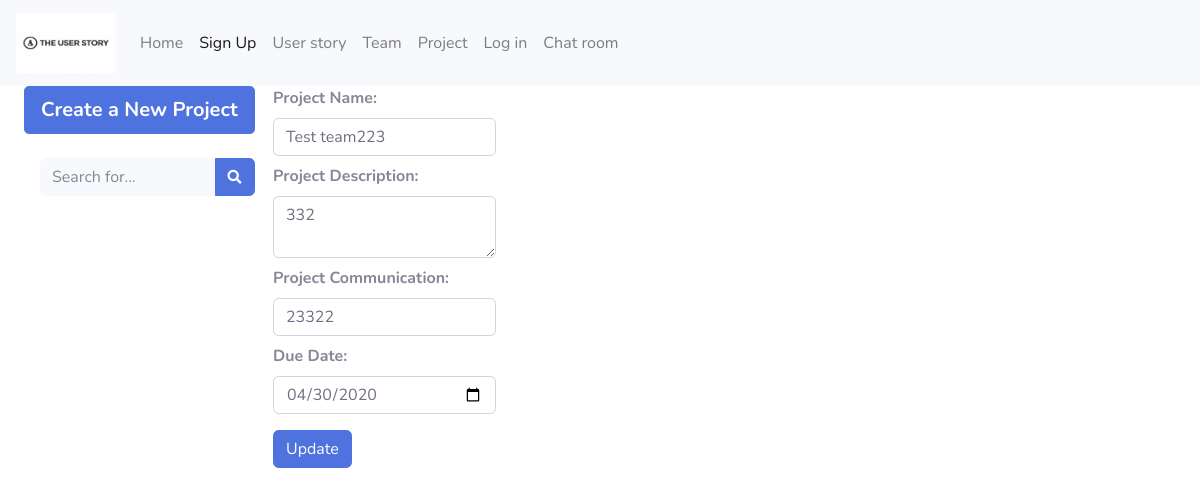
The app's page /EditProject/12 with its own data.
### app/models.py (models this page shows)
class Project(db.Model):
    _table_ = db.Model.metadata.tables['project']
    __table_args__ = {'extend_existing': True}
    project_id = db.Column(db.Integer, primary_key=True)

### app/project/routes.py (the view, shortened to what this page needs)
@bp_project.route('/EditProject/<id>', methods=['POST', 'GET'])
def edit_project(id):
    form = ProjectForm(request.form)
    current_project = Project.query.order_by(Project.project_id).filter(Project.project_id.contains(id)).first()
    def clear_project_name():
        clear = Project.query.filter(Project.project_id.contains(id)).first()
        clear.name = '#'
        db.session.commit()
    def update_project(project_name):
        update = Project.query.filter(Project.project_id.contains(id)).first()
        if form.communication.data == "":
            form.communication.data = "No Communication"
        if form.description.data == "":
            form.description.data = "No Description"
        update.name = '{}'.format(project_name)
        update.description = form.description.data
        update.communication = form.communication.data
        update.due_date = form.due_date.data
        db.session.commit()
    if request.method == 'GET':
        form.name.data = current_project.name
        form.description.data = current_project.description
        form.communication.data = current_project.communication
        return render_template('project_edition.html', form=form, current_project=current_project)
    elif not current_project:
        flash("No Projects Founded!")
        return redirect(url_for('project.backlog'))
    return render_template('project.html', projects=current_project)

### app/project/forms.py (shortened to what this page needs)
class ProjectForm(FlaskForm):
    name = StringField('Project Name:', validators=[DataRequired()])
    description = TextAreaField('Project Description:')
    communication = StringField('Project Communication:')
    due_date = DateField('Due Date:', validators=[DataRequired()], format='%Y-%m-%d')
    submit = SubmitField('Submit')

### app/templates/project_edition.html (shortened to what this page needs)
{% extends "base.html" %}
{% block content%}
    {% from "_formhelpers.html" import render_field %}
    <div class="container-fluid">
        <div class="row">
            <div class="col-2">
                <ul class="nav flex-column">
                    <li class="nav-item">
                        <a href="{{ url_for('project.create_project') }}" type="button"
                           class="btn btn-primary btn-lg btn-block"><strong>Create a New Project</strong>
                        </a><br>
                    </li>
                    <li>
                        <form class="d-none d-sm-inline-block form-inline mr-auto ml-md-3 my-2 my-md-0 mw-100"
                              method="post" action ="{{ url_for('project.project_search') }}">
                            <div class="input-group">
                                <input type="text" class="form-control bg-light border-0 small"
                                       placeholder="Search for..." aria-label="Search" aria-describedby="basic-addon2"
                                       name="search_term">
                                <div class="input-group-append">
                                    <button class="btn btn-primary" type="submit">
                                    <i class="fas fa-search fa-sm"></i>
                                    </button>
                                </div>
                            </div>
                        </form>
                    </li>
                </ul>
            </div>
            <div scope="col-8" style="position:relative; display:inline-block; margin-left: 65px;">
                <form method="POST" novalidate>
                <dl>
                    {{ render_field(form.name, class='form-control') }}
                    {{ render_field(form.description, class='form-control') }}
                    {{ render_field(form.communication, class='form-control') }}
                    {{ render_field(form.due_date, class='form-control', value=current_project.due_date) }}
                </dl>
                <button type="submit" class="btn btn-primary">Update</button>
            </form>
            </div>
        </div>
    </div>
{% endblock %}

### app/templates/_formhelpers.html (shortened to what this page needs)
{% macro render_field(field) %}
    <dt>{{ field.label }}
    <dd>{{ field(**kwargs)|safe }}
    </dd>
{% endmacro %}

### records on screen
Project: name "Test team223", description "332", communication "23322", due_date "04/30/2020"

### other values on screen
{{ field.label }} "Project Name: Project Description: Project Communication: Due Date:"
